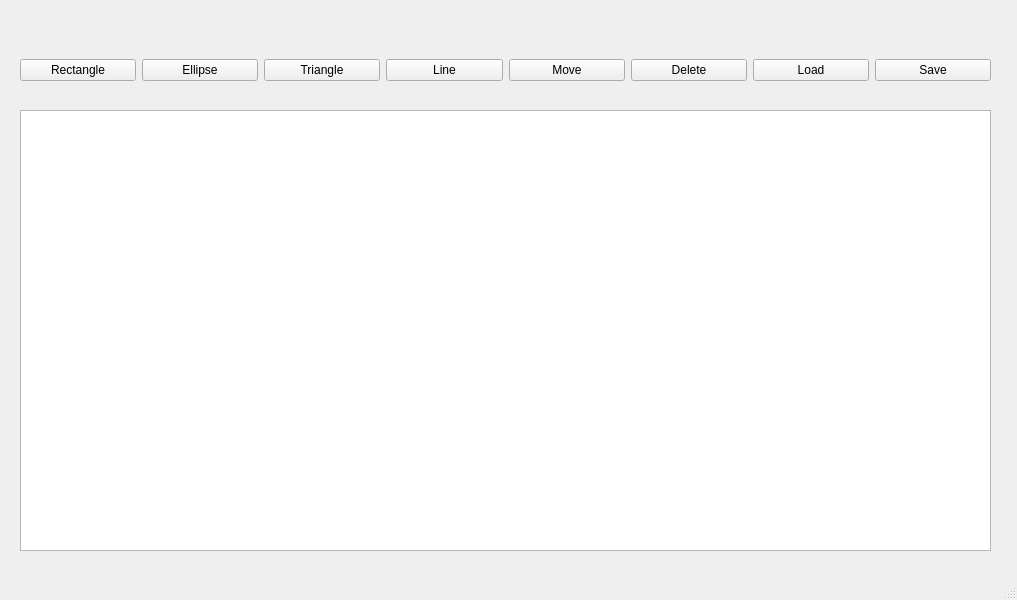
<?xml version="1.0" encoding="UTF-8"?>
<ui version="4.0">
 <class>MainWindow</class>
 <widget class="QMainWindow" name="MainWindow">
  <property name="geometry">
   <rect>
    <x>0</x>
    <y>0</y>
    <width>1017</width>
    <height>600</height>
   </rect>
  </property>
  <property name="windowTitle">
   <string>MainWindow</string>
  </property>
  <widget class="QWidget" name="centralwidget">
   <widget class="QWidget" name="horizontalLayoutWidget">
    <property name="geometry">
     <rect>
      <x>20</x>
      <y>30</y>
      <width>971</width>
      <height>80</height>
     </rect>
    </property>
    <layout class="QHBoxLayout" name="horizontalLayout">
     <item>
      <widget class="QPushButton" name="pushButtonRectangle">
       <property name="text">
        <string>Rectangle</string>
       </property>
      </widget>
     </item>
     <item>
      <widget class="QPushButton" name="pushButtonEllipse">
       <property name="text">
        <string>Ellipse</string>
       </property>
      </widget>
     </item>
     <item>
      <widget class="QPushButton" name="pushButtonTriangle">
       <property name="text">
        <string>Triangle</string>
       </property>
      </widget>
     </item>
     <item>
      <widget class="QPushButton" name="pushButtonLine">
       <property name="text">
        <string>Line</string>
       </property>
      </widget>
     </item>
     <item>
      <widget class="QPushButton" name="pushButtonMove">
       <property name="text">
        <string>Move</string>
       </property>
      </widget>
     </item>
     <item>
      <widget class="QPushButton" name="pushButtonDelete">
       <property name="text">
        <string>Delete</string>
       </property>
      </widget>
     </item>
     <item>
      <widget class="QPushButton" name="pushButtonLoad">
       <property name="text">
        <string>Load</string>
       </property>
      </widget>
     </item>
     <item>
      <widget class="QPushButton" name="pushButtonSave">
       <property name="text">
        <string>Save</string>
       </property>
      </widget>
     </item>
    </layout>
   </widget>
   <widget class="QGraphicsView" name="graphicsView">
    <property name="geometry">
     <rect>
      <x>20</x>
      <y>110</y>
      <width>971</width>
      <height>441</height>
     </rect>
    </property>
   </widget>
  </widget>
  <widget class="QMenuBar" name="menubar">
   <property name="geometry">
    <rect>
     <x>0</x>
     <y>0</y>
     <width>1017</width>
     <height>21</height>
    </rect>
   </property>
  </widget>
  <widget class="QStatusBar" name="statusbar"/>
 </widget>
 <resources/>
 <connections/>
</ui>
